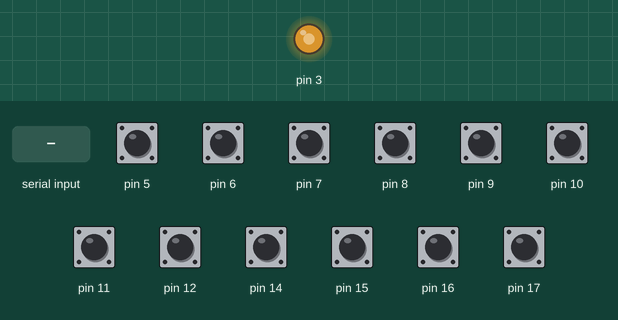
Recording of a sketch running on a simulated Arduino Uno, built with avr-gcc and run on an emulated ATmega328P. Shown: output pins drawn as LEDs (lit = HIGH). The test bench sets the inputs (shaded band); at power-on: pin 5–12, pin 14–17 HIGH. Random numbers use the default seed unless the sketch sets one; what the sketch prints to the serial monitor is not drawn.

Above: at 0.8 s.
0.9 s: pin 5 pulled LOW for 0.15 s
At 1.5 s:
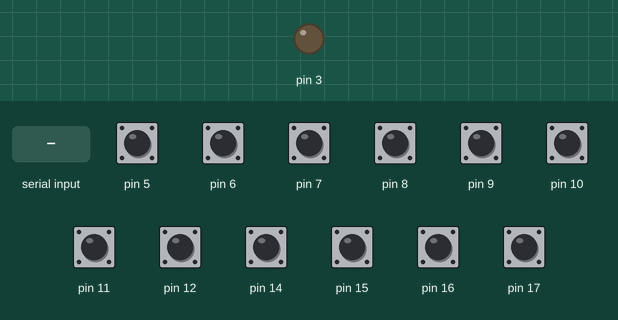
2.5 s: "X" received over Serial
At 3.7 s:
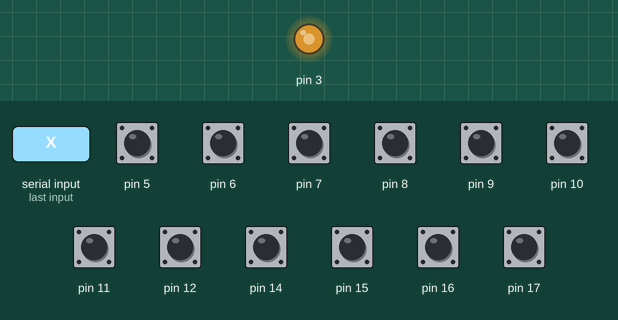
4.0 s: pin 6 pulled LOW for 0.15 s
At 5.1 s:
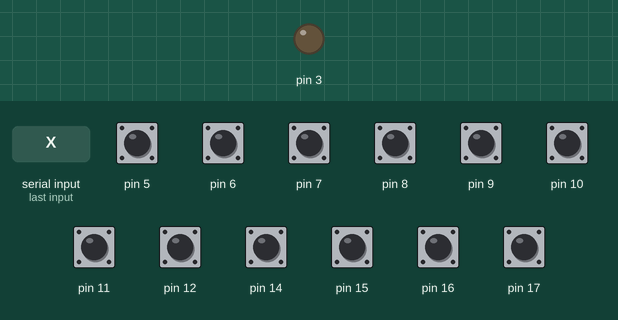
Timing chart, 0 to 7.0 s (numbered marks = the images above; inputs shaded):
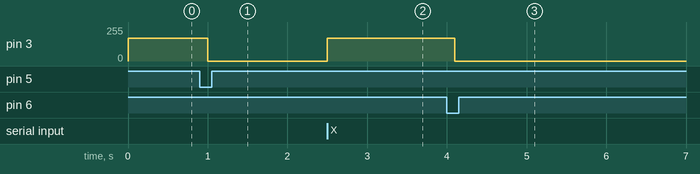

The sketch:

finalBin.ino
```cpp
const byte correct=10;
const byte wrong=11;
byte answers[]={
  1,2,1,2,1,2,1,2};

boolean check=true;
boolean rotate=false;
boolean readQuestion=true;
//o means no action needed at end ofany audio that is playing, 1 means playing question, 2 means playing answer, 3 means random audio
byte audioAction=0;
byte motorControl=170;
byte currentPosition=0;
long lastActionTime=0;
const long idleTime=180000;

void setup() {
  Serial.begin(38400);
  for (int i=5; i<18; i++){
    pinMode(i, INPUT);
    digitalWrite(i, HIGH);
  }
  currentPosition=rotateToNext(0);
 readQuestion=true;
  randomSeed(analogRead(5));
}

void loop() {
  if (check){
    int rubbishAnswer=checkLasers();
    if (rubbishAnswer>0){
      checkAnswer(rubbishAnswer, currentPosition);
      lastActionTime=millis();
      check = false;
      audioAction= 2;
    }
  }

  if (rotate){
    currentPosition=rotateToNext(currentPosition);
    readQuestion=true;
    check=true;
    rotate=false;
  }

  if (readQuestion){
    playAudio(currentPosition);
    audioAction=1;
    readQuestion=false;
    check=true;
  }

  if ((millis()-lastActionTime)>idleTime){
    playRandomAudio();
    audioAction=3;
     lastActionTime=millis();
    //serial event will play the current question when random track finishes
  }
}
```

SerialEvent.ino
```cpp
void serialEvent(){
 while (Serial.available()){
  if (Serial.read()=='X'){
    switch (audioAction){
    case 1:
    //question has just finished playing
    rotate=false;
    check=true;
    readQuestion=false;

   break;

   case 2:
   //answer audio has just finished
   rotate=true;
   check=false;
   readQuestion=false;
   break;

   //random audio has just finshed playing
   case 3:
   readQuestion=true;
   rotate=false;
   check=true;
   break;
    }

    audioAction=0;
  }
 }
}
```

audio.ino
```cpp
void playRandomAudio(){
  Serial.print('t');
  Serial.write(random(12,18));
}

void playAudio(byte clipToPlay){
  Serial.print('t');
  Serial.write(clipToPlay);
}
```

checks.ino
```cpp
//check lasers returns zero if nothing detected, returns 1 for left, 2 for right
int checkLasers(){
  int rubbishHole=0;
 for (int i=14; i<18; i++){
   if (digitalRead(i)==1){
    if (i<16){
      rubbishHole=2;
    }else{
      rubbishHole=1;
    }
   }
}
return rubbishHole;
}


void checkAnswer(int theAnswer, int theQuestion){
  if (theAnswer==answers[theQuestion-1]){ //arrays are 0 indexed
    playAudio(correct);
  }
  else{
    playAudio(wrong);
  }

}
```

movement.ino
```cpp
//if you give the parameter a zero it will stay where it is if switch is curretnly pressed, otherwise will rotate to next position.
//if you give the value of the position and it is currently at that position it will move to the next
int rotateToNext(int leavingLocation){
  motorControl=170;
  int valToReturn=0;
  //Serial.println("in rotate to next");
  while (motorControl>0){
    analogWrite(3, motorControl);
    for (int i=5; i<13; i++){
      if (digitalRead(i)==0){
        //Serial.println("here");
        if((i-4)!=leavingLocation){
          motorControl=0;
          valToReturn= i-4;
        }
      }
    }
  }
  //add delay to true up position
  delay(100);
  analogWrite(3, motorControl);
  return valToReturn;
}
```

Measured:
- after the input at 0.9 s, pin 3: 170/255 → 0/255 after 0.10 s
- after the input at 2.5 s, pin 3: 0/255 → 170/255 at once
- after the input at 4.0 s, pin 3: 170/255 → 0/255 after 0.10 s
